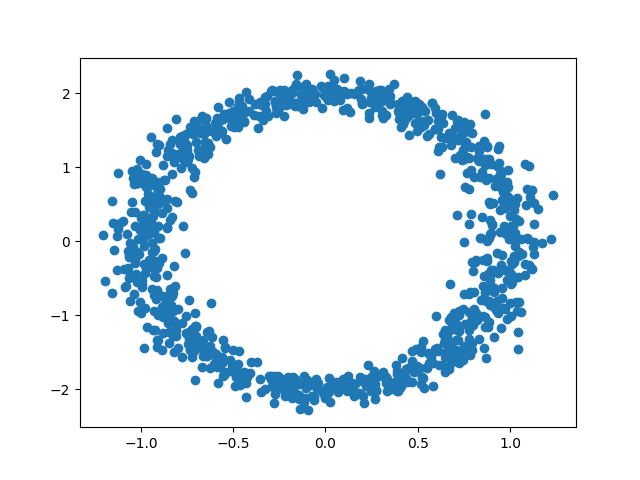

This figure's Python source:
import pandas as pd
import matplotlib.pyplot as plt

# Load dataframe using pandas
df = pd.read_csv("HW2-3/HW2-3.txt", header=None)

# Extract u and v coordinates from dataframe
u = df.iloc[0]
v = df.iloc[1]

# Show the scatter plot
plt.scatter(u, v)
plt.show()
